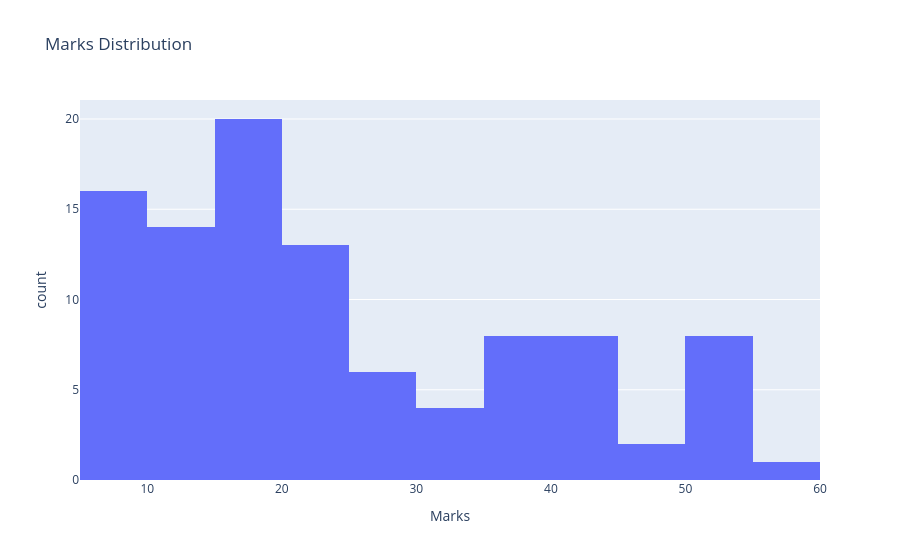

Notebook code for this chart:
### Code cell
px.histogram(student, x="Marks", title="Marks Distribution").show()

### Figure 1 — Plotly figure (JSON) as saved in the notebook; plotly's stock layout.template omitted (floating-point values rounded to 4 significant figures)
{"data": [{"alignmentgroup": "True", "bingroup": "x", "hovertemplate": "Marks=%{x}<br>count=%{y}<extra></extra>", "legendgroup": "", "marker": {"color": "#636efa", "pattern": {"shape": ""}}, "name": "", "offsetgroup": "", "orientation": "v", "showlegend": false, "type": "histogram", "x": [19.2, 7.734, 13.81, 53.02, 55.3, 17.82, 29.89, 17.26, 20.35, 30.86, 42.04, 12.13, 24.32, 17.67, 11.4, 19.47, 30.55, 38.49, 50.99, 25.13, 22.07, 35.94, 12.21, 28.04, 16.52, 6.623, 12.65, 26.53, 9.333, 8.837, 24.17, 8.1, 15.04, 39.97, 17.17, 43.98, 13.12, 46.45, 41.36, 51.14, 7.336, 15.72, 19.77, 10.43, 9.742, 8.924, 16.7, 22.7, 26.88, 19.11, 40.6, 22.18, 7.892, 36.65, 53.16, 18.24, 53.36, 51.58, 31.24, 51.34, 10.52, 10.84, 19.59, 21.38, 12.59, 13.56, 27.57, 6.185, 8.92, 21.4, 16.61, 13.42, 20.4, 7.014, 39.95, 6.217, 36.75, 38.28, 49.54, 6.349, 54.32, 17.7, 44.1, 16.11, 16.46, 39.96, 23.15, 6.053, 11.25, 40.02, 24.39, 19.56, 23.92, 42.43, 24.45, 19.13, 5.609, 41.44, 12.03, 32.36], "xaxis": "x", "yaxis": "y"}], "layout": {"barmode": "relative", "legend": {"tracegroupgap": 0}, "title": {"text": "Marks Distribution"}, "xaxis": {"anchor": "y", "domain": [0, 1], "title": {"text": "Marks"}}, "yaxis": {"anchor": "x", "domain": [0, 1], "title": {"text": "count"}}}}
